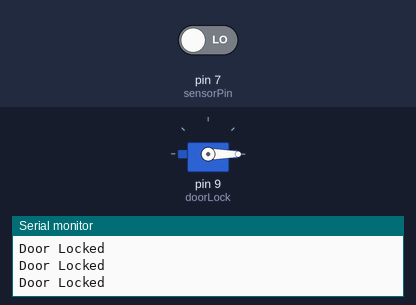
Simulated run of this sketch. Board: Arduino Uno, built with avr-gcc and run on an emulated ATmega328P. On the bench: servo, the last lines printed to the serial monitor. The inputs (shaded band) are chosen by the test bench; at power-on: pin 7 (sensorPin) LOW.

Above: at 1.8 s.
1.9 s: pin 7 (sensorPin) driven HIGH
At 3.2 s:
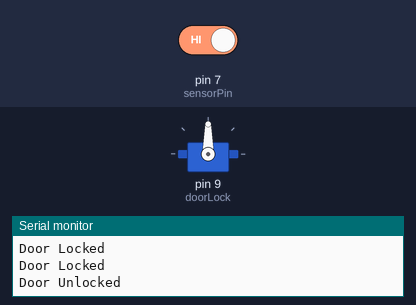
3.5 s: pin 7 (sensorPin) driven LOW
At 6.1 s:
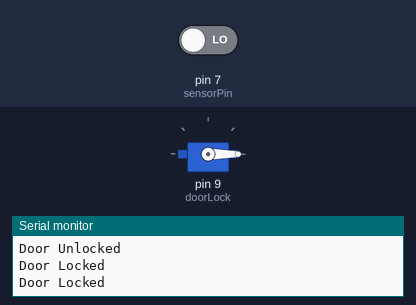
Timing chart, 0 to 7.6 s (numbered marks = the images above; inputs shaded):
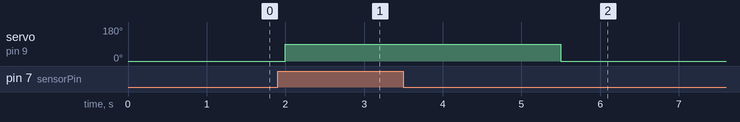

Measured:
- after the input at 1.9 s, servo on pin 9 (doorLock): 0° → 90° after 0.10 s
- after the input at 3.5 s, servo on pin 9 (doorLock): 90° → 0° after 2.0 s

The sketch:

automatic_door_locking.ino
```cpp
#include <Servo.h>

Servo doorLock;

int sensorPin = 7;

void setup() {

  pinMode(sensorPin, INPUT);

  doorLock.attach(9);

  Serial.begin(9600);
}

void loop() {

  int sensorValue = digitalRead(sensorPin);

  if(sensorValue == HIGH) {

    Serial.println("Door Unlocked");

    doorLock.write(90);

    delay(3000);

  }
  else {

    Serial.println("Door Locked");

    doorLock.write(0);
  }

  delay(500);
}
```
